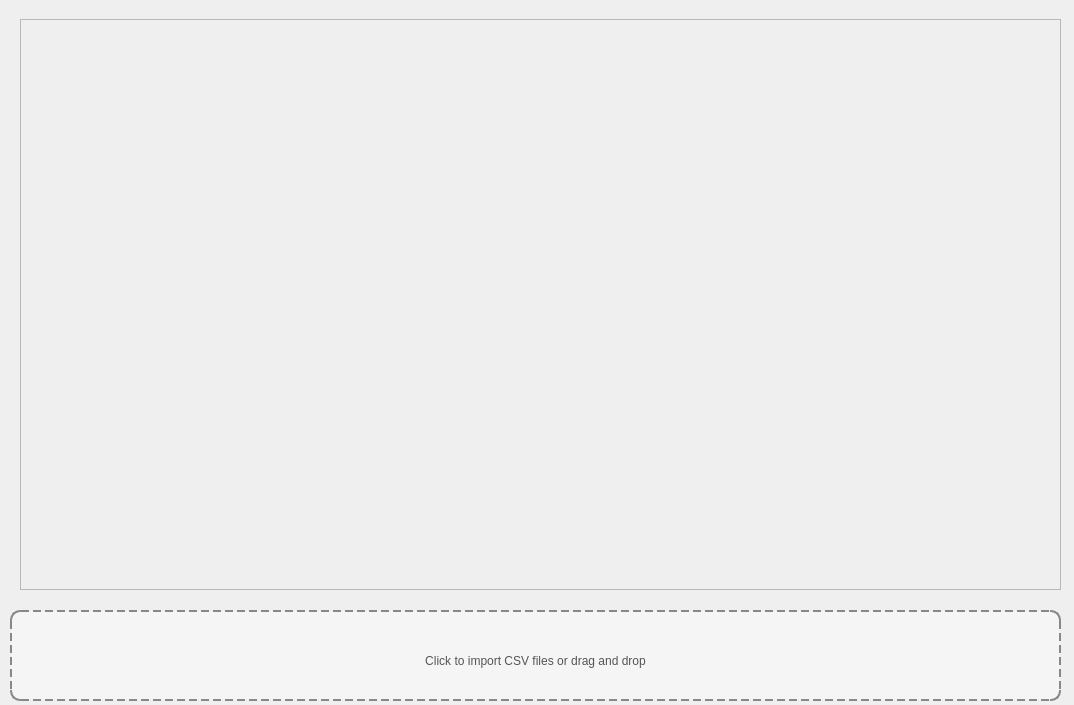
<?xml version="1.0" encoding="UTF-8"?>
<ui version="4.0">
 <class>Form</class>
 <widget class="QWidget" name="Form">
  <property name="geometry">
   <rect>
    <x>0</x>
    <y>0</y>
    <width>1074</width>
    <height>705</height>
   </rect>
  </property>
  <property name="windowTitle">
   <string>Form</string>
  </property>
  <widget class="QFrame" name="importFrame">
   <property name="geometry">
    <rect>
     <x>10</x>
     <y>610</y>
     <width>1051</width>
     <height>91</height>
    </rect>
   </property>
   <property name="styleSheet">
    <string notr="true">QFrame{
    border: 2px dashed #888888;
    border-radius: 10px;
    background-color: #f5f5f5;
}

QFrame:hover {
    border: 2px dashed #1f77b4;
    background-color: #eaf3fb;
}</string>
   </property>
   <property name="frameShape">
    <enum>QFrame::Shape::StyledPanel</enum>
   </property>
   <property name="frameShadow">
    <enum>QFrame::Shadow::Raised</enum>
   </property>
   <widget class="QLabel" name="importLabel">
    <property name="geometry">
     <rect>
      <x>0</x>
      <y>10</y>
      <width>1051</width>
      <height>81</height>
     </rect>
    </property>
    <property name="styleSheet">
     <string notr="true">QFrame{
    border: 2px dashed #9e9e9e;
    border-radius: 12px;
    background-color: #f5f5f5;
}

QLabel {
    background: transparent;
    color: #555555;
    border: none;
}</string>
    </property>
    <property name="text">
     <string>Click to import CSV files or drag and drop</string>
    </property>
    <property name="alignment">
     <set>Qt::AlignmentFlag::AlignCenter</set>
    </property>
   </widget>
  </widget>
  <widget class="QFrame" name="graphFrame">
   <property name="geometry">
    <rect>
     <x>20</x>
     <y>19</y>
     <width>1041</width>
     <height>571</height>
    </rect>
   </property>
   <property name="frameShape">
    <enum>QFrame::Shape::StyledPanel</enum>
   </property>
   <property name="frameShadow">
    <enum>QFrame::Shadow::Raised</enum>
   </property>
  </widget>
 </widget>
 <resources/>
 <connections/>
</ui>
